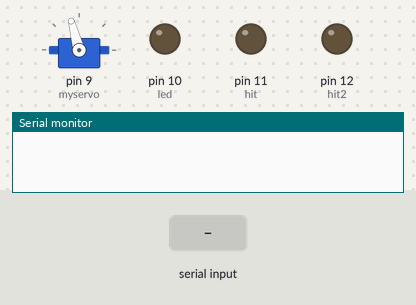
A sketch run on a simulated Arduino Uno, built with avr-gcc and run on an emulated ATmega328P. On the bench: servo, output pins drawn as LEDs (lit = HIGH), the last lines printed to the serial monitor. Dashed ring = blinking. The test bench sets the inputs (shaded band).

Above: at 1.2 s.
1.3 s: "3" received over the second serial link
At 1.42 s:
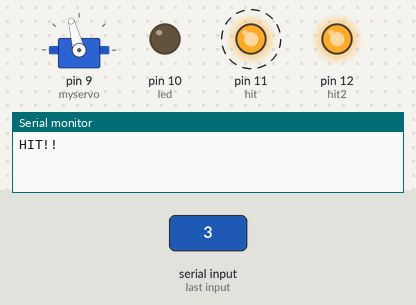
4.3 s: "v" received over the second serial link
At 5.5 s:
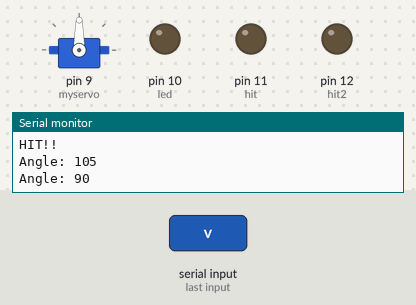
5.8 s: "1" received over the second serial link
At 6.8 s:
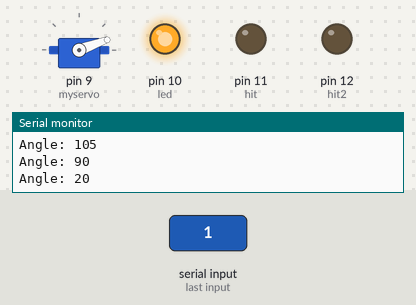
7.3 s: "v" received over the second serial link
At 8.0 s:
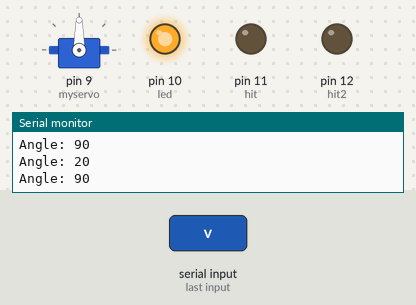
8.8 s: "3" received over the second serial link
At 8.92 s:
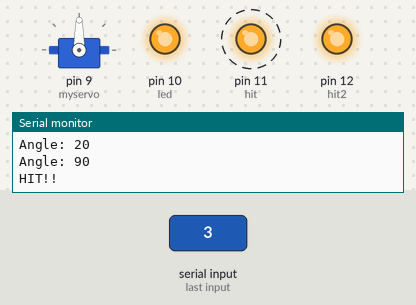
11.8 s: "2" received over the second serial link
At 12.6 s:
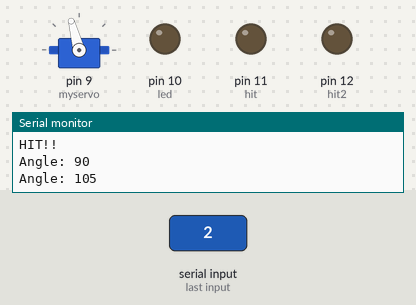
Timing chart, 0 to 14.3 s (numbered marks = the images above; inputs shaded):
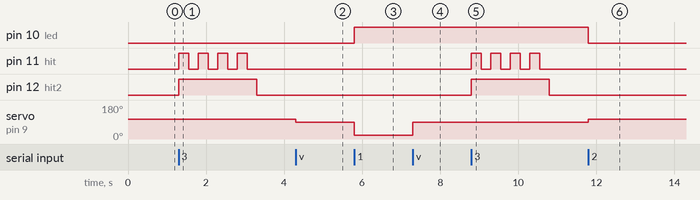

The sketch:

ServoLEDSoftware.ino
```cpp
/*
This code controls a servo for a remotely operated door
 */


#include <Servo.h> //include the servo library
#include <SoftwareSerial.h>

Servo myservo; // define myservo
int bluetoothTx = 2;  // TX-O pin of bluetooth mate, Arduino D2
int bluetoothRx = 3;  // RX-I pin of bluetooth mate, Arduino D3

SoftwareSerial bluetooth(bluetoothTx, bluetoothRx);

int led       =   10; //led definition to tell which door is open
int servoPin  =    9; //pwm (~) pin for servo control
int hit       =   11; //Hit must be specified via LED
int hit2      =   12; //Hit must be specified via LED
int moveServo ;  //integer from Serial
int angle ;      //integer to servo
int angleInc = 10; //set door open using incrementing

// the setup routine runs once when you press reset:
void setup() {
  // initialize the digital pin as an output.
  angle = 105; //Initial angle set as 105 degrees
  pinMode(led, OUTPUT); //led is output
  pinMode(hit,OUTPUT);  //hit output
  pinMode(hit2,OUTPUT); //hit 2 - flashing output
  myservo.attach(9);  //attach servo to pin 9 on Arduino
  myservo.write(angle); // move the servo to the angle
  Serial.begin(115200);//115200);  //115200 is Bluetooth rate
  bluetooth.begin(115200);
}

// the loop routine runs over and over again forever:
void loop() {
  // wait for serial input
  if (bluetooth.available() > 0) {
    // read the incoming byte:
    moveServo = bluetooth.read();
    //moveServo = Serial.parseInt() ;

//
//    // ASCII ',' is 44, ASCII '.' is 46, 'v' is 118
  if (moveServo == 44) { angle = angle - angleInc; }
  if (moveServo == 46) { angle = angle + angleInc; }
  if (moveServo == 118) { angle = 90; }
  if (moveServo == 49) {//ascii 49 is '1'
            angle = 20;
            digitalWrite(led, HIGH);  // turn the LED on (HIGH is the voltage level)
           }
   if (moveServo == 50) {//ascii 50 is '2'
            angle = 105;
            digitalWrite(led, LOW);  // turn the LED on (HIGH is the voltage level)
           }
   if (moveServo == 51) {//ascii 51 is '3'
             bluetooth.println("HIT!!!");
             Serial.println("HIT!!");
             digitalWrite(hit, HIGH);  // turn the LED on (HIGH is the voltage level)
             digitalWrite(hit2, HIGH);
             delay(250);
             digitalWrite(hit, LOW);
             digitalWrite(hit2, HIGH);
             delay(250);
             digitalWrite(hit, HIGH);  // turn the LED on (HIGH is the voltage level)
             digitalWrite(hit2, HIGH);
             delay(250);
             digitalWrite(hit, LOW);
             digitalWrite(hit2, HIGH);
             delay(250);
             digitalWrite(hit, HIGH);  // turn the LED on (HIGH is the voltage level)
             digitalWrite(hit2, HIGH);
             delay(250);
             digitalWrite(hit, LOW);
             digitalWrite(hit2, HIGH);
             delay(250);
             digitalWrite(hit, HIGH);  // turn the LED on (HIGH is the voltage level)
             digitalWrite(hit2, HIGH);
             delay(250);
             digitalWrite(hit, LOW);
             digitalWrite(hit2, HIGH);
             delay(250);
             digitalWrite(hit2, LOW);


         }


    // print pulseWidth back to the Serial Monitor (uncomment to debug)
    myservo.write(angle);
    bluetooth.print("ASCII Code: ");
    bluetooth.println(moveServo);
    bluetooth.print("Angle: ");
    bluetooth.println(angle);
    bluetooth.println();
    bluetooth.println();
    Serial.print("Angle: ");
    Serial.println(angle);
  }


}
```

Measured:
- after the input at 1.3 s, pin 11 (hit): alternates HIGH for 0.25 s and LOW for 0.25 s, 8 changes in all, then stays LOW, starting at once; pin 12 (hit2): LOW → HIGH at once, → LOW 2.0 s later
- after the input at 4.3 s, servo on pin 9 (myservo): 105° → 90° at once
- after the input at 5.8 s, pin 10 (led): LOW → HIGH at once; servo on pin 9 (myservo): 90° → 20° at once
- after the input at 7.3 s, servo on pin 9 (myservo): 20° → 90° at once
- after the input at 8.8 s, pin 11 (hit): alternates HIGH for 0.25 s and LOW for 0.25 s, 8 changes in all, then stays LOW, starting at once; pin 12 (hit2): LOW → HIGH at once, → LOW 2.0 s later
- after the input at 11.8 s, pin 10 (led): HIGH → LOW at once; servo on pin 9 (myservo): 90° → 105° at once
